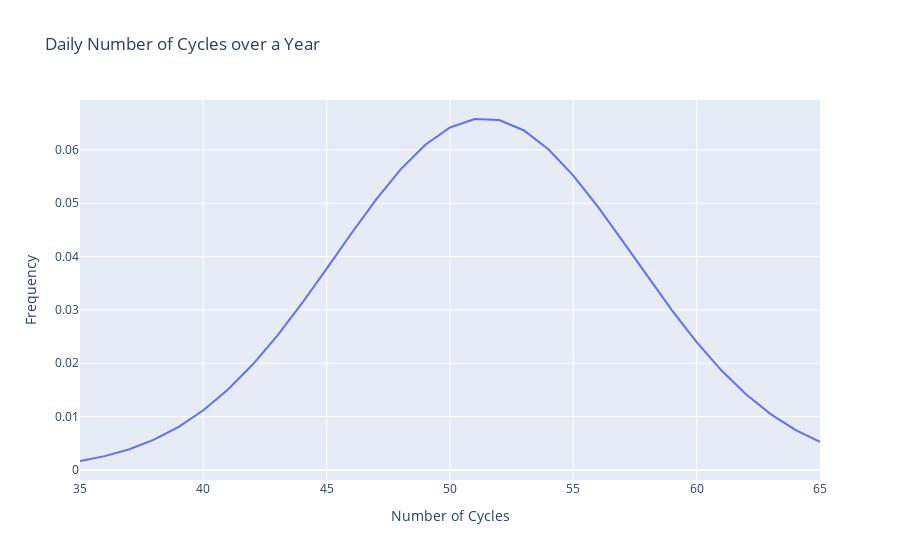

The notebook cell this image was saved under:
### Code cell
mean = statistics.mean(np.sort(ciclos))
sd = statistics.stdev(np.sort(ciclos))

x_axis = np.sort(ciclos)
y_axis = norm.pdf(np.sort(ciclos),mean,sd)

grafico_ciclos = GeradorGraficoFurnas("ciclos_anuais")

fig = grafico_ciclos.grafico_interativo_linha(x_axis,
                        y_axis,
                        "Number of Cycles",
                        "Frequency",
                        "Daily Number of Cycles over a Year")

# Botão para exportar gráfico no formato PDF
grafico_ciclos.botao_exportar_pdf()

# plt.plot(np.sort(ciclos),norm.pdf(np.sort(ciclos),mean,sd))
# plt.title("Daily Number of Cycles over a Year")
# plt.ylabel("Frequency")
# plt.xlabel("Number of Cycles")
# plt.show()

### Figure 1 — Plotly figure (JSON) as saved in the notebook; plotly's stock layout.template omitted (floating-point values rounded to 4 significant figures; data arrays with more than 128 entries replaced by an {"elided": "..."} marker saying what was removed)
{"data": [{"mode": "lines", "name": "", "type": "scatter", "x": {"elided": "365 int values"}, "y": {"elided": "365 float values"}}], "layout": {"legend": {"title": {"text": "Legenda"}}, "title": {"text": "Daily Number of Cycles over a Year"}, "xaxis": {"title": {"text": "Number of Cycles"}}, "yaxis": {"title": {"text": "Frequency"}}}}
